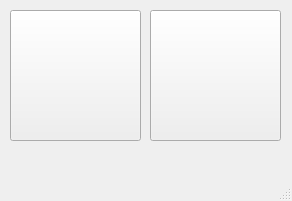
<?xml version="1.0" encoding="UTF-8"?>
<ui version="4.0">
 <class>MainWindow</class>
 <widget class="QMainWindow" name="MainWindow">
  <property name="geometry">
   <rect>
    <x>0</x>
    <y>0</y>
    <width>292</width>
    <height>201</height>
   </rect>
  </property>
  <property name="sizePolicy">
   <sizepolicy hsizetype="Fixed" vsizetype="Fixed">
    <horstretch>0</horstretch>
    <verstretch>0</verstretch>
   </sizepolicy>
  </property>
  <property name="minimumSize">
   <size>
    <width>292</width>
    <height>201</height>
   </size>
  </property>
  <property name="maximumSize">
   <size>
    <width>292</width>
    <height>201</height>
   </size>
  </property>
  <property name="windowTitle">
   <string>MainWindow</string>
  </property>
  <widget class="QWidget" name="centralwidget">
   <widget class="QPushButton" name="record">
    <property name="geometry">
     <rect>
      <x>10</x>
      <y>10</y>
      <width>131</width>
      <height>131</height>
     </rect>
    </property>
    <property name="text">
     <string/>
    </property>
   </widget>
   <widget class="QPushButton" name="play">
    <property name="geometry">
     <rect>
      <x>150</x>
      <y>10</y>
      <width>131</width>
      <height>131</height>
     </rect>
    </property>
    <property name="text">
     <string/>
    </property>
   </widget>
  </widget>
  <widget class="QMenuBar" name="menubar">
   <property name="geometry">
    <rect>
     <x>0</x>
     <y>0</y>
     <width>292</width>
     <height>22</height>
    </rect>
   </property>
  </widget>
  <widget class="QStatusBar" name="statusbar"/>
 </widget>
 <resources/>
 <connections/>
</ui>
